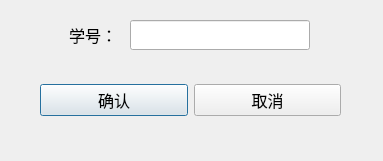
<?xml version="1.0" encoding="UTF-8"?>
<ui version="4.0">
 <class>inPutStuNumDialog</class>
 <widget class="QDialog" name="inPutStuNumDialog">
  <property name="geometry">
   <rect>
    <x>0</x>
    <y>0</y>
    <width>383</width>
    <height>161</height>
   </rect>
  </property>
  <property name="minimumSize">
   <size>
    <width>383</width>
    <height>161</height>
   </size>
  </property>
  <property name="maximumSize">
   <size>
    <width>383</width>
    <height>161</height>
   </size>
  </property>
  <property name="windowTitle">
   <string>Dialog</string>
  </property>
  <widget class="QLabel" name="label">
   <property name="geometry">
    <rect>
     <x>69</x>
     <y>20</y>
     <width>60</width>
     <height>30</height>
    </rect>
   </property>
   <property name="font">
    <font>
     <family>Arial</family>
     <pointsize>12</pointsize>
    </font>
   </property>
   <property name="text">
    <string>学号：</string>
   </property>
  </widget>
  <widget class="QLineEdit" name="stuNumEdit">
   <property name="geometry">
    <rect>
     <x>130</x>
     <y>20</y>
     <width>180</width>
     <height>30</height>
    </rect>
   </property>
   <property name="font">
    <font>
     <family>Arial</family>
     <pointsize>11</pointsize>
    </font>
   </property>
  </widget>
  <widget class="QWidget" name="horizontalLayoutWidget">
   <property name="geometry">
    <rect>
     <x>40</x>
     <y>60</y>
     <width>301</width>
     <height>80</height>
    </rect>
   </property>
   <layout class="QHBoxLayout" name="horizontalLayout">
    <item>
     <widget class="QPushButton" name="okButton">
      <property name="font">
       <font>
        <family>仿宋</family>
        <pointsize>12</pointsize>
       </font>
      </property>
      <property name="text">
       <string>确认</string>
      </property>
     </widget>
    </item>
    <item>
     <widget class="QPushButton" name="cancelButton">
      <property name="font">
       <font>
        <family>仿宋</family>
        <pointsize>12</pointsize>
       </font>
      </property>
      <property name="text">
       <string>取消</string>
      </property>
     </widget>
    </item>
   </layout>
  </widget>
 </widget>
 <resources/>
 <connections/>
</ui>
